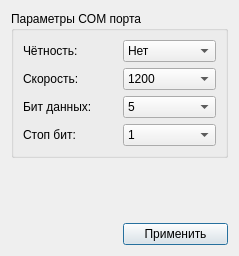
<?xml version="1.0" encoding="UTF-8"?>
<ui version="4.0">
 <class>SettingsDialog</class>
 <widget class="QDialog" name="SettingsDialog">
  <property name="geometry">
   <rect>
    <x>0</x>
    <y>0</y>
    <width>239</width>
    <height>256</height>
   </rect>
  </property>
  <property name="windowTitle">
   <string>Modbus Settings</string>
  </property>
  <layout class="QGridLayout" name="gridLayout">
   <item row="1" column="1">
    <spacer name="verticalSpacer">
     <property name="orientation">
      <enum>Qt::Orientation::Vertical</enum>
     </property>
     <property name="sizeHint" stdset="0">
      <size>
       <width>20</width>
       <height>43</height>
      </size>
     </property>
    </spacer>
   </item>
   <item row="2" column="1">
    <widget class="QPushButton" name="applyButton">
     <property name="text">
      <string>Применить</string>
     </property>
    </widget>
   </item>
   <item row="0" column="0" colspan="2">
    <widget class="QGroupBox" name="groupBox">
     <property name="title">
      <string>Параметры COM порта</string>
     </property>
     <layout class="QGridLayout" name="gridLayout_2">
      <item row="0" column="0">
       <widget class="QLabel" name="label_2">
        <property name="text">
         <string>Чётность:</string>
        </property>
       </widget>
      </item>
      <item row="0" column="1">
       <widget class="QComboBox" name="parityCombo">
        <item>
         <property name="text">
          <string>Нет</string>
         </property>
        </item>
        <item>
         <property name="text">
          <string>Чётный</string>
         </property>
        </item>
        <item>
         <property name="text">
          <string>Нечётный</string>
         </property>
        </item>
        <item>
         <property name="text">
          <string>Пробелы</string>
         </property>
        </item>
        <item>
         <property name="text">
          <string>Метки</string>
         </property>
        </item>
       </widget>
      </item>
      <item row="1" column="0">
       <widget class="QLabel" name="label_3">
        <property name="text">
         <string>Скорость:</string>
        </property>
       </widget>
      </item>
      <item row="1" column="1">
       <widget class="QComboBox" name="baudCombo">
        <item>
         <property name="text">
          <string>1200</string>
         </property>
        </item>
        <item>
         <property name="text">
          <string>2400</string>
         </property>
        </item>
        <item>
         <property name="text">
          <string>4800</string>
         </property>
        </item>
        <item>
         <property name="text">
          <string>9600</string>
         </property>
        </item>
        <item>
         <property name="text">
          <string>19200</string>
         </property>
        </item>
        <item>
         <property name="text">
          <string>38400</string>
         </property>
        </item>
        <item>
         <property name="text">
          <string>57600</string>
         </property>
        </item>
        <item>
         <property name="text">
          <string>115200</string>
         </property>
        </item>
       </widget>
      </item>
      <item row="2" column="0">
       <widget class="QLabel" name="label_4">
        <property name="text">
         <string>Бит данных:</string>
        </property>
       </widget>
      </item>
      <item row="2" column="1">
       <widget class="QComboBox" name="dataBitsCombo">
        <item>
         <property name="text">
          <string>5</string>
         </property>
        </item>
        <item>
         <property name="text">
          <string>6</string>
         </property>
        </item>
        <item>
         <property name="text">
          <string>7</string>
         </property>
        </item>
        <item>
         <property name="text">
          <string>8</string>
         </property>
        </item>
       </widget>
      </item>
      <item row="3" column="0">
       <widget class="QLabel" name="label_5">
        <property name="text">
         <string>Стоп бит:</string>
        </property>
       </widget>
      </item>
      <item row="3" column="1">
       <widget class="QComboBox" name="stopBitsCombo">
        <item>
         <property name="text">
          <string>1</string>
         </property>
        </item>
        <item>
         <property name="text">
          <string>3</string>
         </property>
        </item>
        <item>
         <property name="text">
          <string>2</string>
         </property>
        </item>
       </widget>
      </item>
     </layout>
    </widget>
   </item>
  </layout>
 </widget>
 <resources/>
 <connections/>
</ui>
